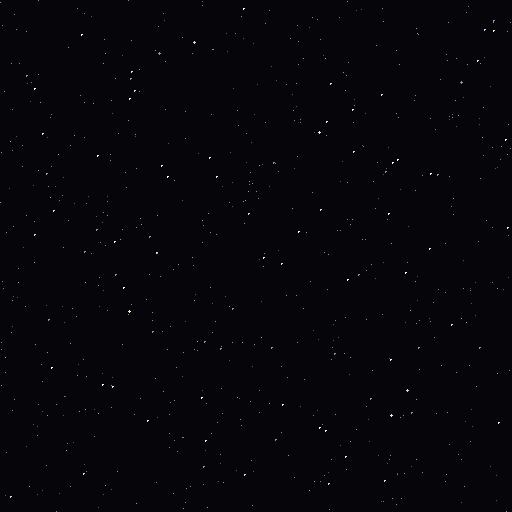
#> input picture assets/raw/space_tileset.png, 512 x 512 px, found by its file name
$ python old_atlas_gen.py
#> lines starting #> are read from the running program, lines starting #| are printed output that depends on the picture
import os
from PIL import Image

def build_atlas():
  asset_order = [
    "space_tileset.png", # Slot 0: Background
    "light_tier.png",   # Slot 1: Player
    "mid_tier.png",    # Slot 2: Enemy (Placeholder)
    "heavy_tier.png",    # Slot 3: UI/Particles (Placeholder)
    "recon_drone.png",
    "tile_border.png",
    "enemy_tile.png"
  ]

  raw_dir = "assets/raw"
  output_file = "assets/atlas.png"

  columns = 4
  slot_size = 512
  atlas_size = slot_size * columns
  atlas = Image.new('RGBA', (atlas_size, atlas_size), (0, 0, 0, 0))
#> atlas: PIL image 2048x2048 RGBA; every value is 0

  print("--- Packing Texture Atlas ---")
  for index, filename in enumerate(asset_order):
    filepath = os.path.join(raw_dir, filename)
    row = index // columns
    col = index % columns
    x = col * slot_size
    y = row * slot_size

    if os.path.exists(filepath):
      img = Image.open(filepath).convert('RGBA')
      img = img.resize((slot_size, slot_size))
      atlas.paste(img, (x, y))
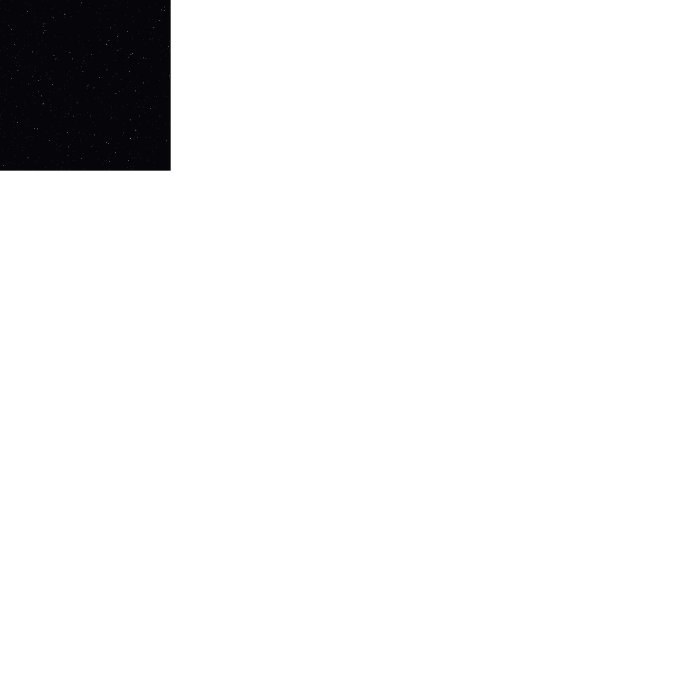
#> atlas: PIL image 2048x2048 RGBA (shown at 1/3 size); mean R, G, B, A 0.3, 0.3, 0.7, 15.9; transparent parts drawn white
      print(f"[{index}] Packed {filename} at ({x}, {y})")
    else:
      print(f"[{index}] WARNING: {filename} not found. Leaving slot blank.")
#> pass 2 of the loop in build_atlas, `for index, filename in enumerate(asset_order):`:
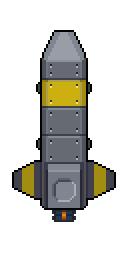
#> input picture assets/raw/light_tier.png, 64 x 128 px, found by its file name (shown 2 times larger)
#> in build_atlas, img is the input picture: PIL image 64x128 RGBA; mean R, G, B, A 32.2, 31.7, 26.5, 80.2
#> in build_atlas, `img = img.resize((slot_size, slot_size))`:
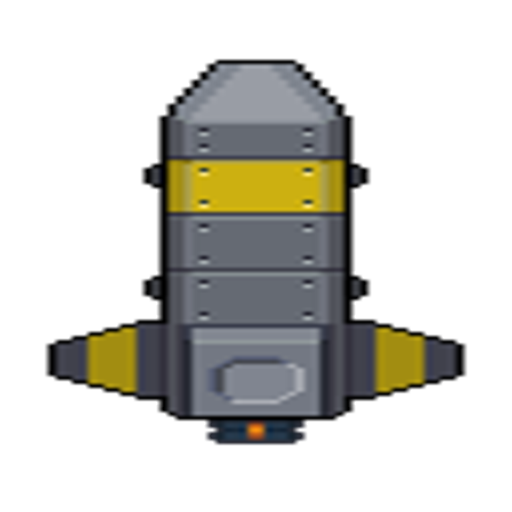
#> img: PIL image 512x512 RGBA; mean R, G, B, A 32.4, 32, 26.7, 80.2; transparent parts drawn white
#> in build_atlas, `atlas.paste(img, (x, y))`:
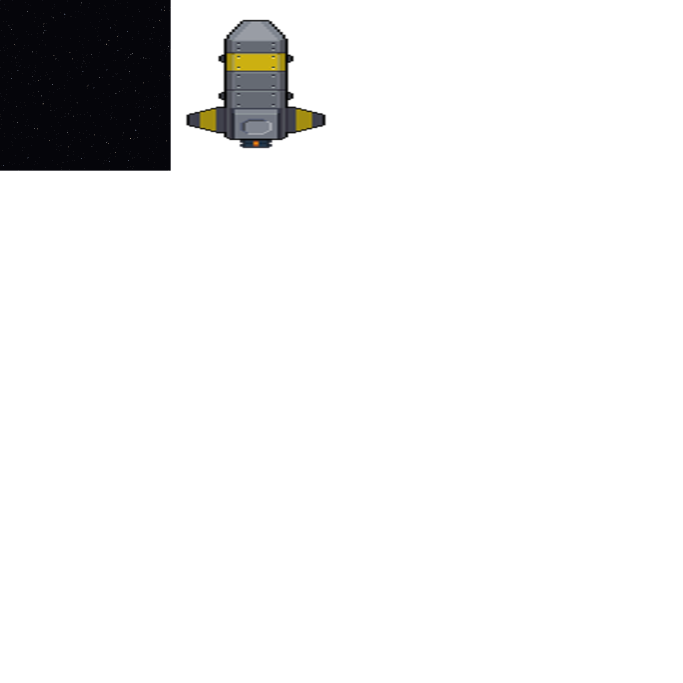
#> atlas: PIL image 2048x2048 RGBA (shown at 1/3 size); mean R, G, B, A 2.4, 2.3, 2.3, 21; transparent parts drawn white
#> pass 3 of the loop in build_atlas, `for index, filename in enumerate(asset_order):`:
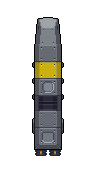
#> input picture assets/raw/mid_tier.png, 96 x 176 px, found by its file name
#> in build_atlas, img is the input picture: PIL image 96x176 RGBA; mean R, G, B, A 21.2, 21.2, 19.4, 58.3
#> in build_atlas, `img = img.resize((slot_size, slot_size))`:
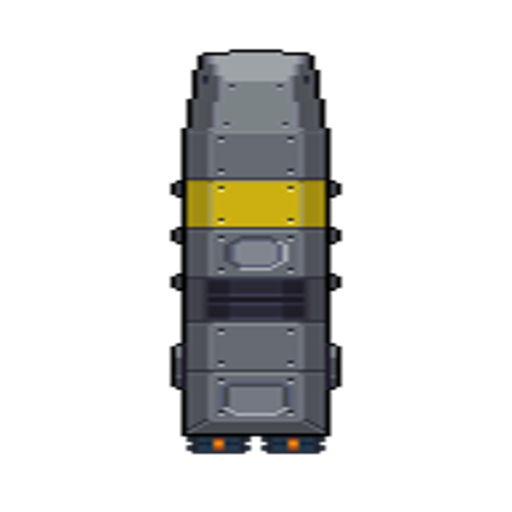
#> img: PIL image 512x512 RGBA; mean R, G, B, A 21.3, 21.3, 19.5, 58.3; transparent parts drawn white
#> in build_atlas, `atlas.paste(img, (x, y))`:
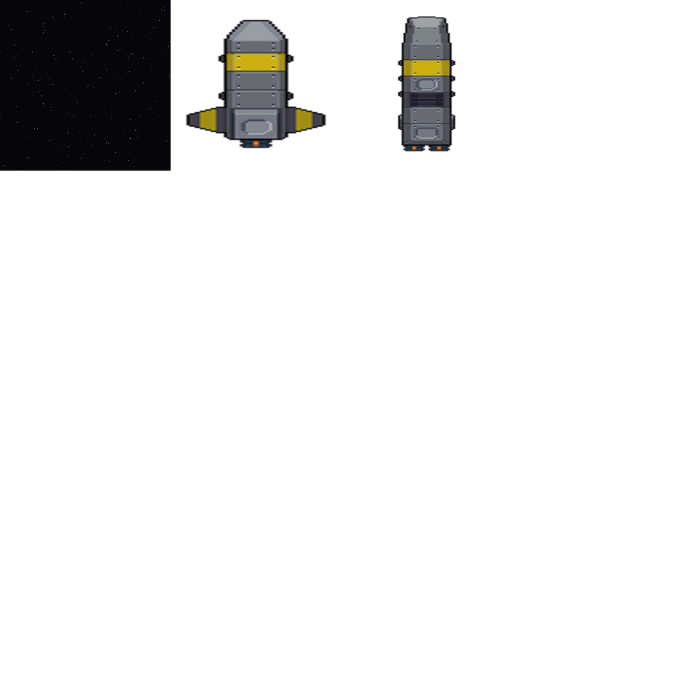
#> atlas: PIL image 2048x2048 RGBA (shown at 1/3 size); mean R, G, B, A 3.7, 3.7, 3.5, 24.6; transparent parts drawn white
#> the loop made 7 passes; the first 3 are shown

  atlas.save(output_file)
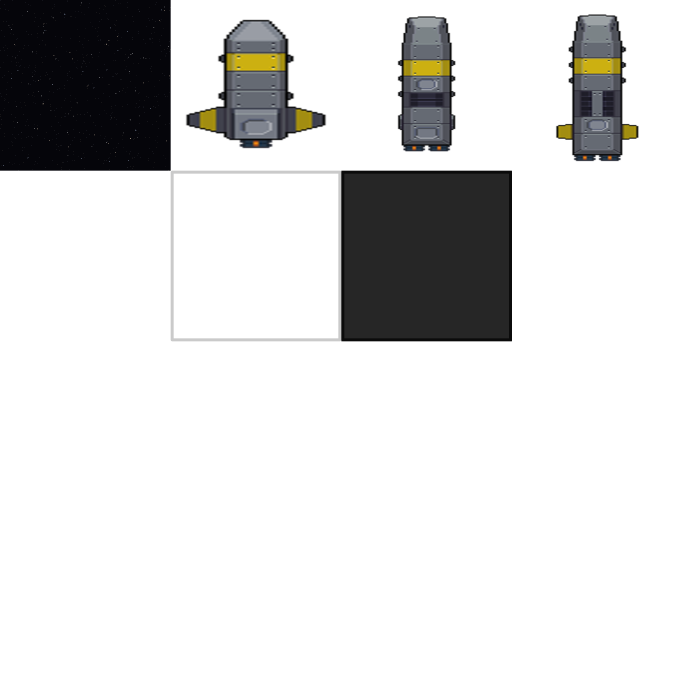
#> saved as atlas.png: PIL image 2048x2048 RGBA (shown at 1/3 size); mean R, G, B, A 5.5, 5.4, 5.1, 42.8; transparent parts drawn white
  print(f"Successfully generated {output_file}!")

if __name__ == "__main__":
  build_atlas()
